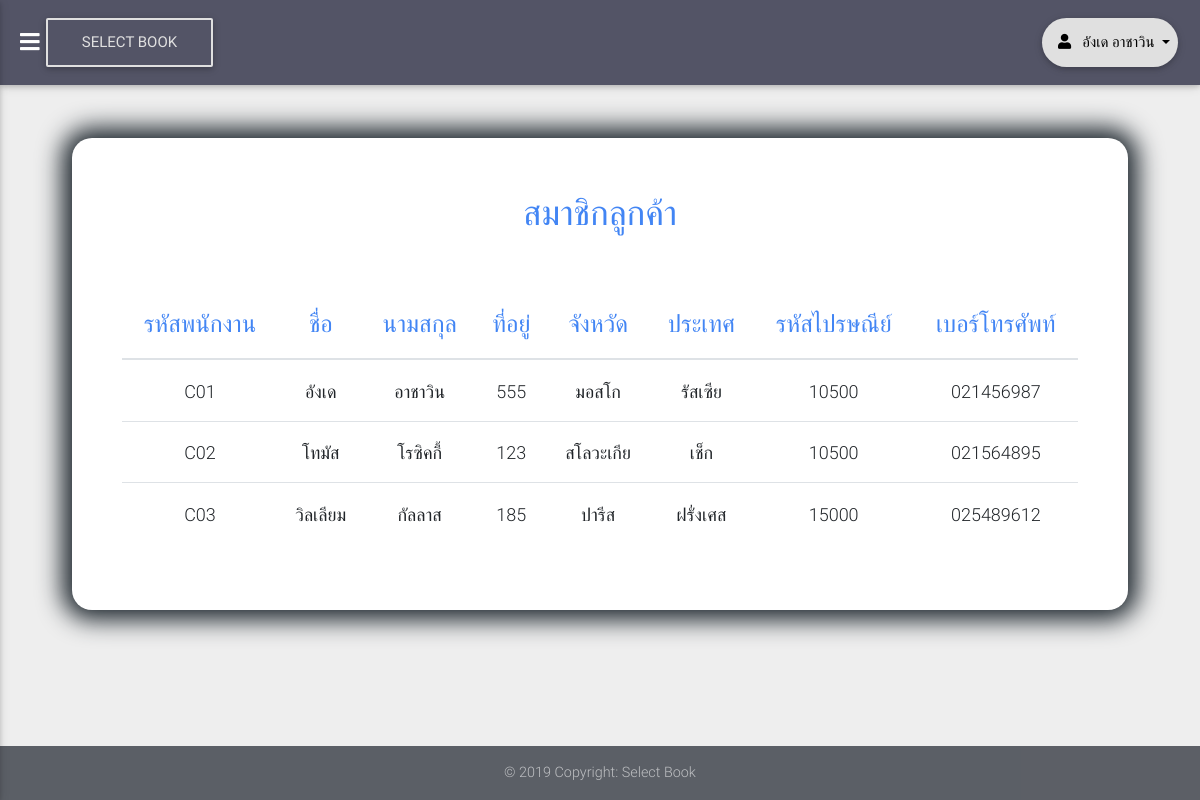
Page /employee/employee_list.php (signed in) on the committed database.
### tables this page shows
CREATE TABLE `employee` (
  `e_id` varchar(5) NOT NULL,
  `e_name` varchar(25) NOT NULL,
  `e_surname` varchar(25) NOT NULL,
  `e_address` varchar(25) NOT NULL,
  `e_district` varchar(25) NOT NULL,
  `e_province` varchar(25) NOT NULL,
  `e_postcode` int(5) NOT NULL,
  `e_tel` varchar(10) NOT NULL
);

### employee/employee_list.php (the view, shortened to what this page needs)
<?php
	include '../connect.php';
	if (empty($_SESSION['e_id'])) {
		setcookie('login_error',1,time()+5,'/');
		echo "<script type='text/javascript'> window.location.href = '../index.php';</script>";
	} else {
	$stmt=$pdo->prepare("SELECT * FROM employee");
	$stmt->execute();
	$stmt2=$pdo->prepare("SELECT * FROM employee WHERE e_id = ?");
	$stmt2->bindParam(1,$_SESSION['e_id']);
	$stmt2->execute();
	$user=$stmt2->fetch();
?>
	<!DOCTYPE html>
	<html>
	<head>
	  	<link rel="stylesheet" href="https://use.fontawesome.com/releases/v5.8.1/css/all.css">
	  	<link href="../css/bootstrap.min.css" rel="stylesheet">
	  	<link href="../css/mdb.min.css" rel="stylesheet">
	  	<link href="../css/style.css" rel="stylesheet">
	</head>
	<body class="fixed-sn pink-skin" style="background-color: #eeeeee;">
    <header>
        <nav class="navbar fixed-top navbar-toggleable-md navbar-expand-lg scrolling-navbar double-nav">
            <div class="float-left">
                <a href="#" data-activates="slide-out" class="button-collapse"><i class="fas fa-bars"></i></a>
            </div>
            <div class="breadcrumb-dn mr-auto">
                <a href="employee_home.php" class="btn btn-outline-light"> Select Book </a>
            </div>
            <ul class="nav navbar-nav nav-flex-icons ml-auto">
                <li class="nav-item dropdown">
			        <a class="nav-link dropdown-toggle btn btn-light btn-rounded waves-effect" id="navbarDropdownMenuLink-4" data-toggle="dropdown"
			          aria-haspopup="true" aria-expanded="false">&nbsp;
			          <i class="fas fa-user"></i>&nbsp;&nbsp; <?=$_SESSION['e_name']?> <?=$user['e_surname']?>&nbsp;</a>
		      </li>
            </ul>
        </nav>
    </header>
    <main>
    	<div class="container-fluid" style="background-color: #ffffff; border-radius: 20px; padding: 20px;box-shadow: 0px 0px 25px 10px #1e272e; margin-top: 50px; padding: 50px;">
    		<div class="form-group text-center ">
    			<label class="text-primary text-center" style="font-size: 35px;"> สมาชิกลูกค้า </label>
    		</div><br>
    		<div class="table-responsive text-nowrap">
    			<table class="table table-hover">
	    			<thead class="text-primary text-center">
	    				<tr>
	    					<th style="font-size: 24px;"> รหัสพนักงาน</th>
	    					<th style="font-size: 24px;"> ชื่อ </th>
	    					<th style="font-size: 24px;"> นามสกุล </th>
	    					<th style="font-size: 24px;"> ที่อยู่ </th>
	    					<th style="font-size: 24px;"> จังหวัด </th>
	    					<th style="font-size: 24px;"> ประเทศ </th>
	    					<th style="font-size: 24px;"> รหัสไปรษณีย์ </th>
	    					<th style="font-size: 24px;"> เบอร์โทรศัพท์ </th>
	    				</tr>
	    			</thead>
	    			<tbody class="text-center">
	    				<?php
	    					while ($employeeList=$stmt->fetch()) { ?>
	    						<tr>
	    							<td style="font-size: 18px;"> <?=$employeeList['e_id']?> </td>
	    							<td style="font-size: 18px;"> <?=$employeeList['e_name']?> </td>
	    							<td style="font-size: 18px;"> <?=$employeeList['e_surname']?> </td>
	    							<td style="font-size: 18px;"> <?=$employeeList['e_address']?> </td>
	    							<td style="font-size: 18px;"> <?=$employeeList['e_district']?> </td>
	    							<td style="font-size: 18px;"> <?=$employeeList['e_province']?> </td>
	    							<td style="font-size: 18px;"> <?=$employeeList['e_postcode']?> </td>
	    							<td style="font-size: 18px;"> <?=$employeeList['e_tel']?> </td>
	    						</tr>
	    					<?php }
	    				?>
	    			</tbody>
	    		</table>
    		</div>
		</div>
    </main>
    <footer class="page-footer font-small fixed-bottom" style="background: rgba(62, 69, 81, 0.7);">
      <div class="footer-copyright text-center py-3">
        © 2019 Copyright: Select Book
      </div>
    </footer>
	</body>
	</html>
<?php
	}
?>

### rows in the picture
employee: e_surname "อาชาวิน", e_id "C01", e_name "อังเด", e_address "555", e_district "มอสโก", e_province "รัสเซีย", e_postcode "10500", e_tel "021456987"
employee: e_id "C02", e_name "โทมัส", e_surname "โรซิคกี้", e_address "123", e_district "สโลวะเกีย", e_province "เช็ก", e_postcode "10500", e_tel "021564895"
employee: e_id "C03", e_name "วิลเลียม", e_surname "กัลลาส", e_address "185", e_district "ปารีส", e_province "ฝรั่งเศส", e_postcode "15000", e_tel "025489612"

### other values in the picture
$_SESSION['e_name'] "อังเด"
